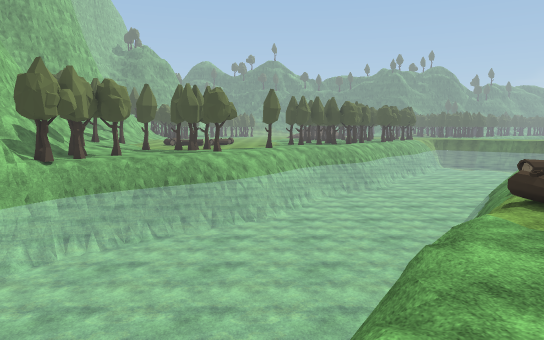
[1] (above)

21 first-person views from a walk through a scene from a Unity 3-D project. The camera is 1.4 m above the floor, tilts 6° down and sees 70° across. The floor is counted in squares, 2 m on a side. Each view is taken from the middle of a square. On the plan, view 1 faces up. The plan holds only what a view shows up to about 11 squares ahead; the rest is blank. The place goes on beyond the plan. Some animated figures are left out. Some surface patterns are stand-ins.

[2]
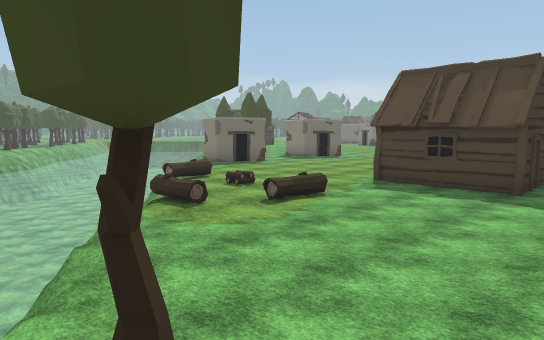

[3]
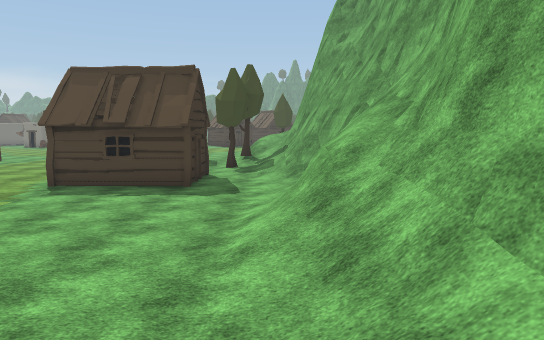

[4]
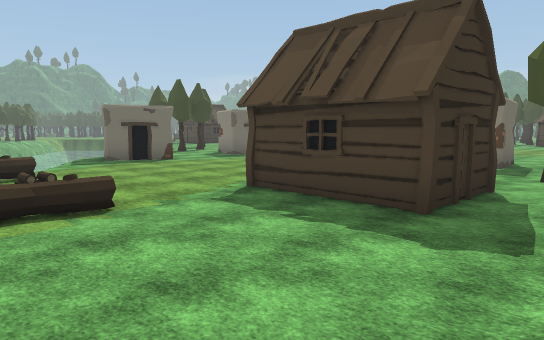

[5]
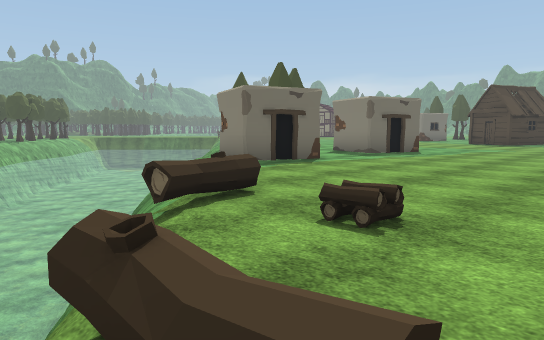

[6]
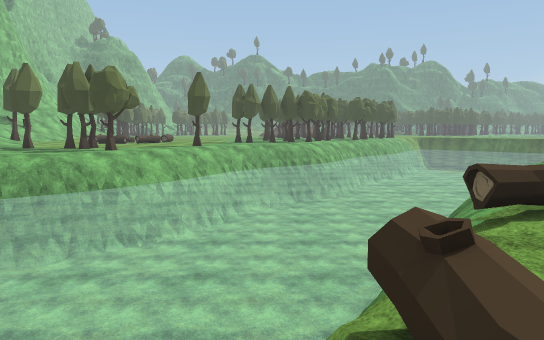

[7]
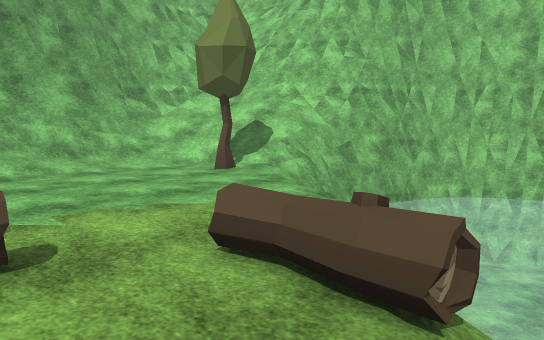

[8]
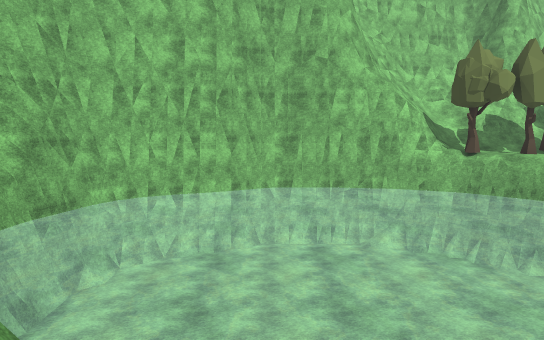

[9]
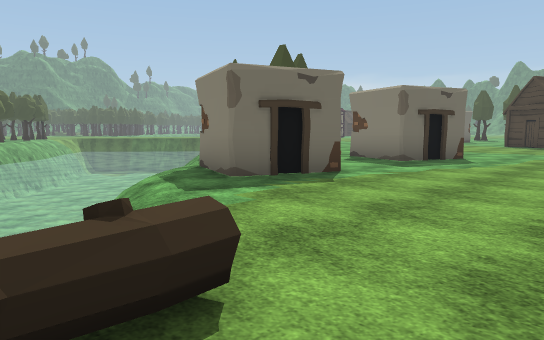

[10]
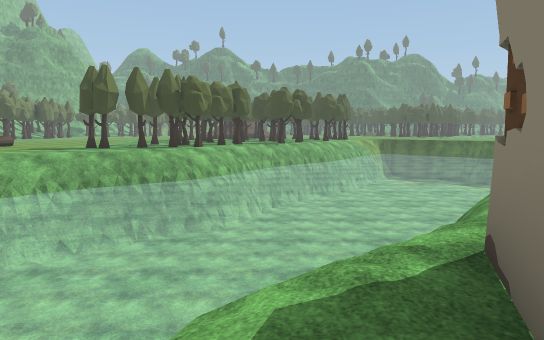

[11]
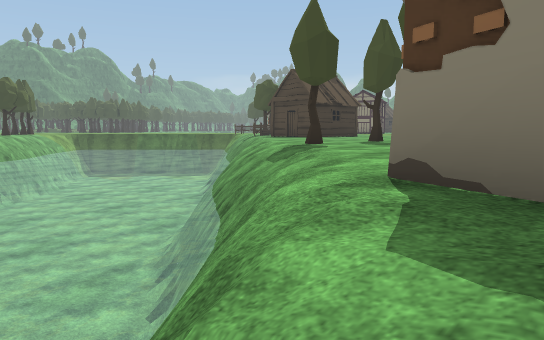

[12]
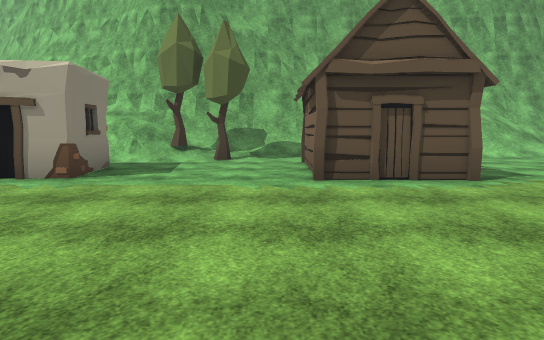

[13]
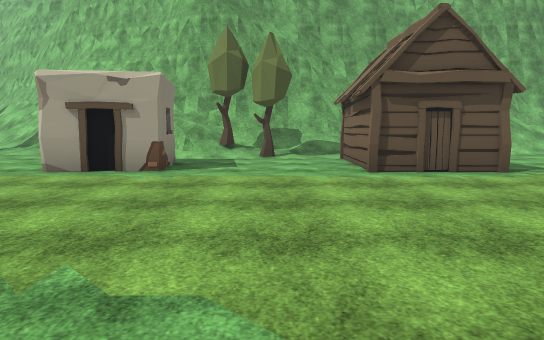

[14]
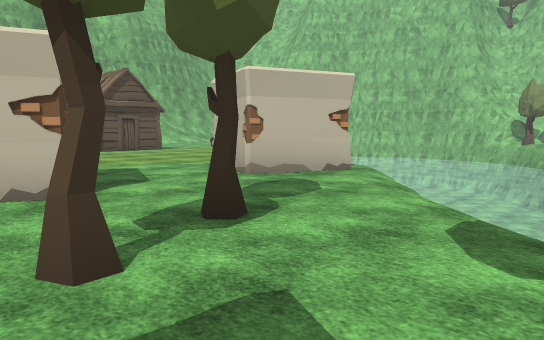

[15]
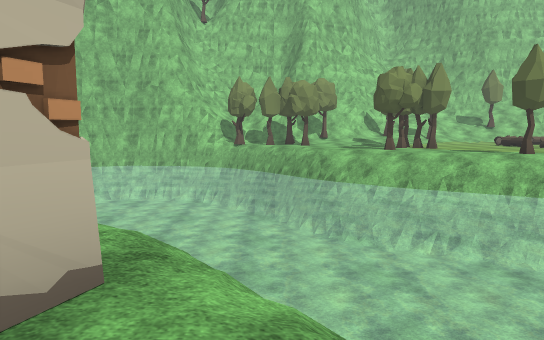

[16]
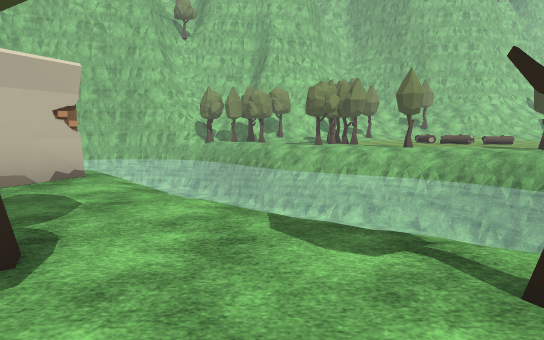

[17]
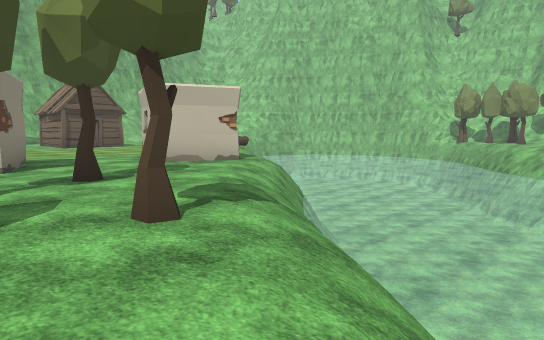

[18]
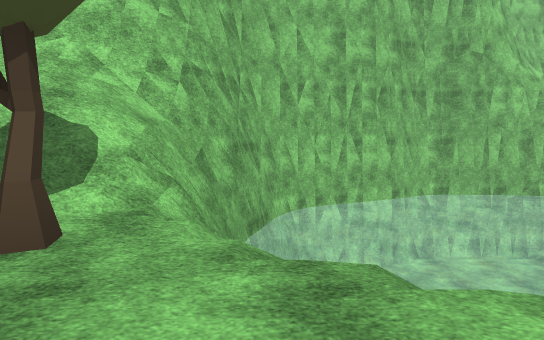

[19]
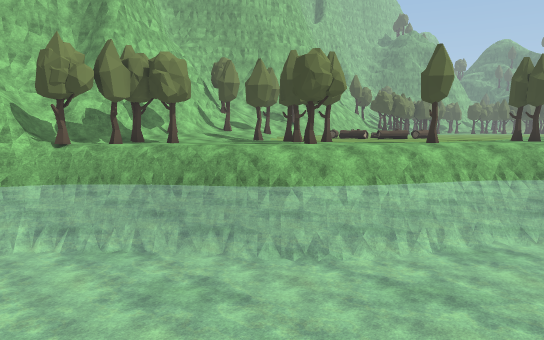

[20]
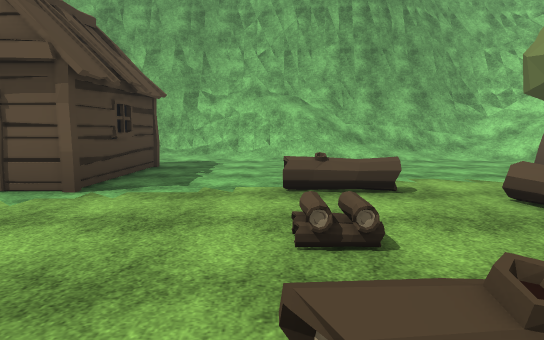

[21]
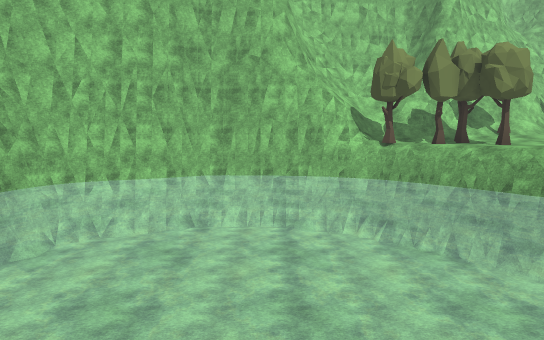

### Floor plan
Key: @ floor where view 1 was taken; # wall or solid block; . main floor; - floor 0.25 m lower than the main floor; / step, stairs or slope; = window, fence, low wall or low ledge; ≈ water the walk keeps out of; v drop or lower ground; T tree; L log; C campfire; H hut; O other object.
Columns run from 8 left of view 1 to 15 right of it. Each row starts with its distance up from view 1.
 24                  ≈≈
 23                  ≈≈≈
 22             ≈≈   ≈≈≈≈
 21          //≈≈≈≈≈≈≈≈≈≈≈≈
 20         T/≈≈≈≈≈≈≈≈≈≈≈≈≈
 19         /≈≈≈≈≈≈≈≈≈≈≈≈≈//
 18        //≈≈≈≈≈≈≈≈≈≈≈≈//.
 17       T/≈≈≈≈≈≈≈≈≈≈≈≈//..
 16      ./≈≈≈≈≈≈≈≈≈≈≈≈≈/T..
 15   ...//≈≈≈≈≈≈≈≈≈≈≈≈/....
 14  OT./≈≈≈≈≈≈≈≈≈≈≈≈≈//.TT.
 13  .T-≈≈≈≈≈≈≈≈≈≈≈≈≈//.....
 12  T-≈≈≈≈≈≈≈≈≈≈≈≈≈/##....
 11 =T≈≈≈≈≈≈≈≈≈≈≈≈≈/.##O..#
 10  #≈≈≈≈≈≈≈≈≈≈≈≈//..#..##O
  9 #≈≈≈≈≈≈≈≈≈≈≈≈≈/.........
  8 #≈≈≈≈≈≈≈≈≈≈≈≈//.........
  7 #≈≈≈≈≈≈≈≈≈≈≈vLL.........
  6 #≈≈≈≈≈≈≈≈≈≈≈............
  5 ##≈≈vv≈≈≈≈≈L.C..........
  4  ##vvv≈≈≈≈-..LL.........
  3   #vvv≈≈≈v......H H...##
  2   ##vv≈≈//......H H...O#
  1    ###vv/T......HHH.....
  0      #=/@........../TT//
 -1      ##/////////.///////
 -2       #////////#########
 -3       ###########

Where each view was taken, in squares from view 1:
view 1: 0 up, 0 right, facing up
view 2: 1 down, 0 right, facing up-right
view 3: 1 down, 0 right, facing right
view 4: 1 down, 4 right, facing up-right
view 5: 4 up, 3 right, facing up-right
view 6: 4 up, 3 right, facing up
view 7: 6 up, 5 right, facing down-left
view 8: 6 up, 4 right, facing left
view 9: 6 up, 5 right, facing up-right
view 10: 10 up, 8 right, facing up
view 11: 11 up, 7 right, facing up-right
view 12: 9 up, 11 right, facing down
view 13: 10 up, 12 right, facing down
view 14: 16 up, 15 right, facing down-left
view 15: 13 up, 11 right, facing left
view 16: 15 up, 15 right, facing left
view 17: 19 up, 15 right, facing down-left
view 18: 2 up, 3 right, facing left
view 19: 8 up, 5 right, facing up-left
view 20: 8 up, 6 right, facing down
view 21: 8 up, 5 right, facing left
